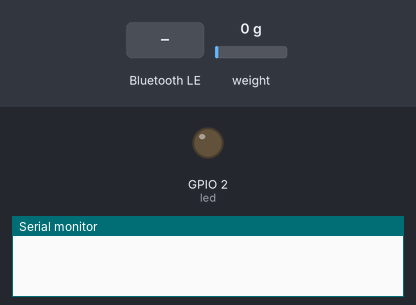
The sketch below on a simulated ESP32. Shown: output pins drawn as LEDs (lit = HIGH), the last lines printed to the serial monitor. The inputs (shaded band) are chosen by the test bench; at power-on: weight on the scale 0 g. Nothing arrives over Bluetooth unless stated; a phone connects over Bluetooth LE 3 s after start.

Above: at 0.0 s.
At 2.2 s:
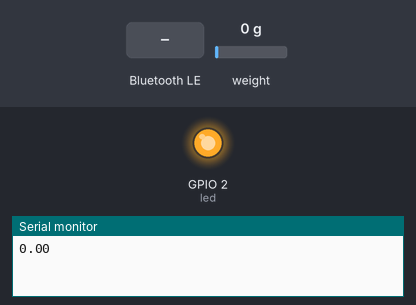
2.3 s: Bluetooth LE write "get" received
Timing chart, 0 to 5.3 s (numbered marks = the images above; inputs shaded):
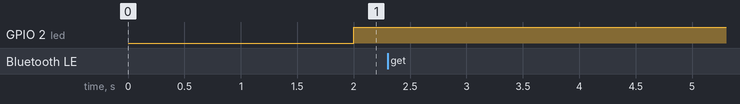

The sketch:

MeraVajan.ino
```cpp
#include <BLEDevice.h>
#include <BLEServer.h>
#include <BLEUtils.h>
#include <BLE2902.h>
#include <HX711.h>

BLEServer* pServer = NULL;
BLECharacteristic* pCharacteristic = NULL;
bool deviceConnected = false;
#define led 2
BLEService *pService = NULL;
String value = "";
float weight = 0.00;

#define SERVICE_UUID "4fafc201-1fb5-459e-8fcc-c5c9c331914b"
#define CHARACTERISTIC_UUID "beb5483e-36e1-4688-b7f5-ea07361b26a8"


#define DT 14
#define SCK 5


HX711 scale;

class MyServerCallbacks : public BLEServerCallbacks {
  void onConnect(BLEServer* pServer) {
    deviceConnected = true;
    Serial.println("connected");
  }

  void onDisconnect(BLEServer* pServer) {
  deviceConnected = false;
  Serial.println("disconnected");

  BLEAdvertising *pAdvertising = BLEDevice::getAdvertising();
  pAdvertising->start();
  Serial.println("Restarting advertising...");
}

};

class MyCallbacks : public BLECharacteristicCallbacks {
  void onWrite(BLECharacteristic *pCharacteristic) {
    value = pCharacteristic->getValue().c_str();
    if (value == "get") {
      Serial.print("Weight String: ");
      String weightStr = String(weight, 2);
      Serial.println(weightStr);
      pCharacteristic->setValue(weightStr.c_str());
      pCharacteristic->notify();
    }
  }
};

void setup() {

  pinMode(led,OUTPUT);
  Serial.begin(115200);

  scale.begin(DT, SCK);
  scale.set_scale(0.98);
  scale.tare();

  BLEDevice::init("Mera Vajan");
  pServer = BLEDevice::createServer();
  pServer->setCallbacks(new MyServerCallbacks());

  pService = pServer->createService(SERVICE_UUID);

  pCharacteristic = pService->createCharacteristic(
    CHARACTERISTIC_UUID,
    BLECharacteristic::PROPERTY_READ |
    BLECharacteristic::PROPERTY_WRITE |
    BLECharacteristic::PROPERTY_NOTIFY
  );

  pCharacteristic->addDescriptor(new BLE2902());
  pCharacteristic->setCallbacks(new MyCallbacks());
  pCharacteristic->setValue("Mera Vajan");

  pService->start();
  BLEDevice::startAdvertising();
}

void loop() {
  weight = scale.get_value(10);
  Serial.println(weight);
  if (deviceConnected) {
    digitalWrite(led, HIGH);
    delay(1000);
  } else {
    digitalWrite(led, millis() / 100 % 2 == 0 ? HIGH : LOW);
  }
}
```
